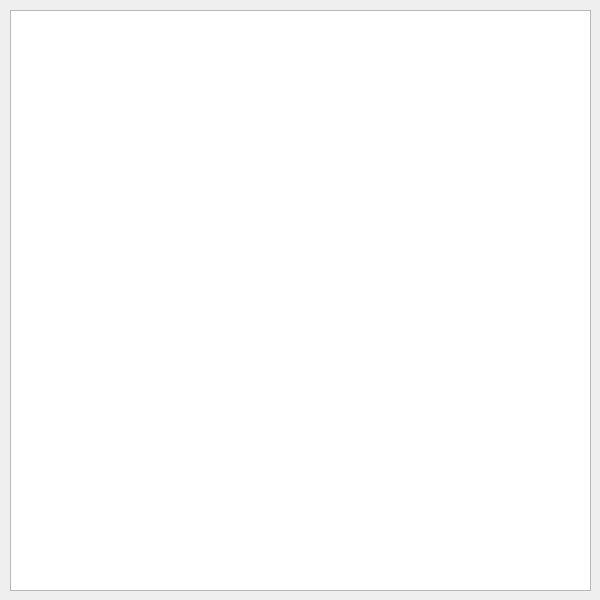
<?xml version="1.0" encoding="UTF-8"?>
<ui version="4.0">
 <class>MainWindow</class>
 <widget class="QMainWindow" name="MainWindow">
  <property name="geometry">
   <rect>
    <x>0</x>
    <y>0</y>
    <width>600</width>
    <height>600</height>
   </rect>
  </property>
  <property name="minimumSize">
   <size>
    <width>600</width>
    <height>600</height>
   </size>
  </property>
  <property name="maximumSize">
   <size>
    <width>600</width>
    <height>600</height>
   </size>
  </property>
  <property name="windowTitle">
   <string>MainWindow</string>
  </property>
  <widget class="QWidget" name="centralwidget">
   <widget class="QListWidget" name="listWidget">
    <property name="geometry">
     <rect>
      <x>10</x>
      <y>10</y>
      <width>581</width>
      <height>581</height>
     </rect>
    </property>
   </widget>
  </widget>
 </widget>
 <resources/>
 <connections/>
</ui>
